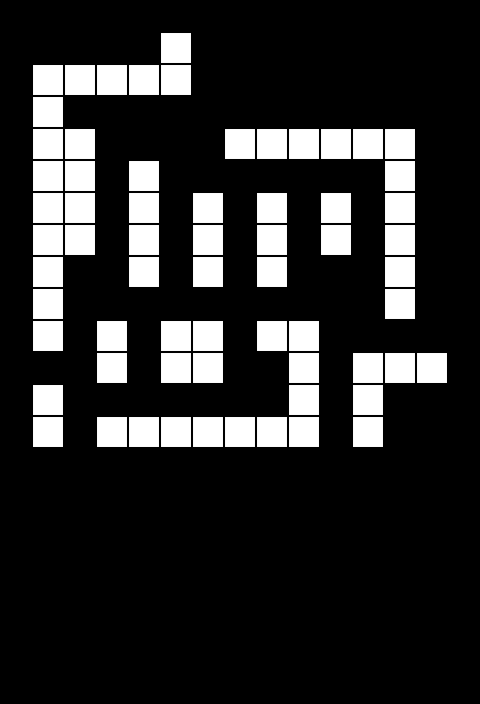

This game map was drawn from its Tiled (.tmx) file and the tilesets committed beside it. A one-line description and the trimmed map source follow:
An orthogonal 15x22 tile map with 32x32 px tiles, 1 tile layer (layer).

<map version="1.0" orientation="orthogonal" renderorder="right-down" width="15" height="22" tilewidth="32" tileheight="32" nextobjectid="1">
 <tileset firstgid="1" name="tile" tilewidth="32" tileheight="32">
  <image source="tile.png" width="32" height="32" />
 </tileset>
 <layer name="layer" width="15" height="22">
  <data>[330 cells, 65 non-empty, 1 distinct tile ids]</data>
 </layer>
</map>
